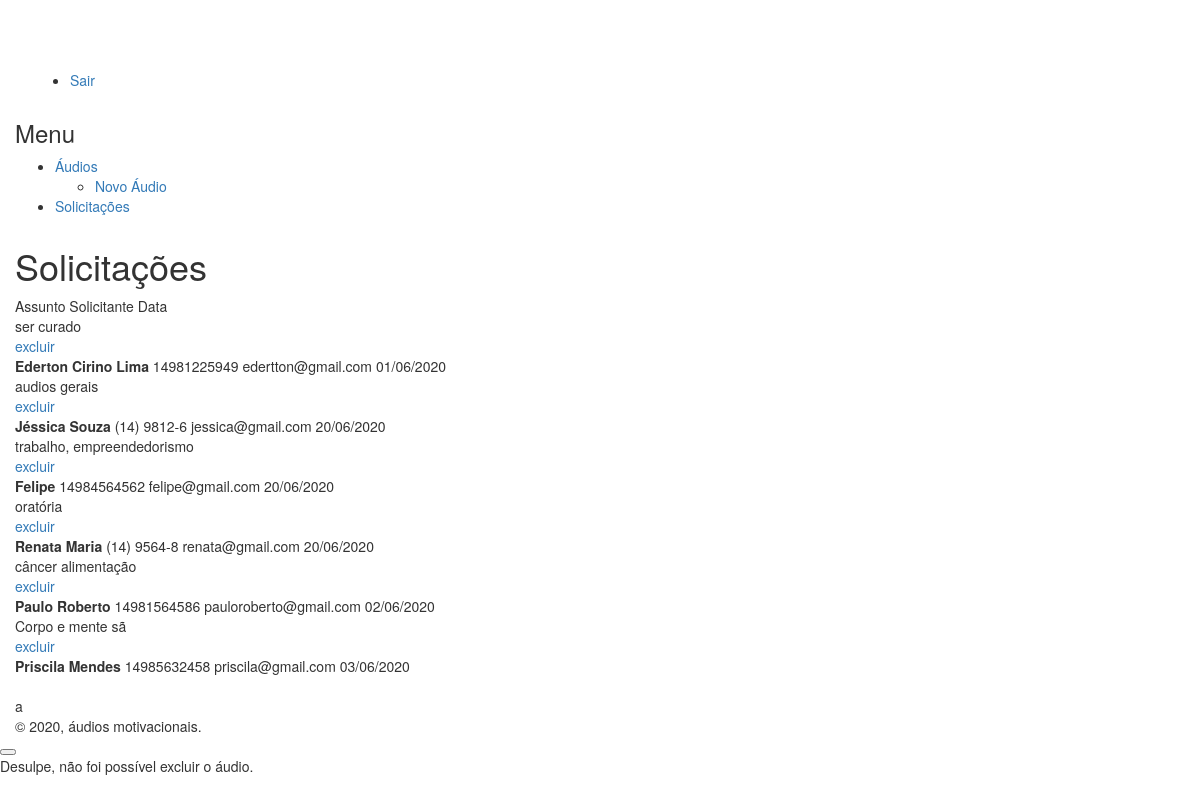
/admin/solicitacoes.php (signed in), run on the app's committed database.
### tables this page shows
CREATE TABLE `solicitacoes` (
  `id` int(11) NOT NULL,
  `assunto` varchar(300) NOT NULL,
  `nome` varchar(300) NOT NULL,
  `telefone` varchar(11) NOT NULL,
  `email` varchar(300) NOT NULL,
  `data` date NOT NULL,
  `status` int(11) NOT NULL
);

### admin/sql/function.php (called while the page is built, shortened)
<?php
	include 'login_db.php';
	function get_post($query){
		global $mysqli;
		$result = $mysqli->query($query);
		if(mysqli_num_rows($result)){
			$result = $mysqli->query($query);
			while ($row = $result->fetch_object()){
				$posts[] = $row;
				}
			return $posts;
		}else{
			return false;
		}
	}
?>

### admin/solicitacoes.php (the view, shortened to what this page needs)
<?php
	include 'config/function.php';
	include 'config/head.php';
	include 'sql/function.php';
?>
<?php get_header(); ?>
<section class="box-content admin">
	<div class="container">
		<div class="row">
			<div class="col-3 sidebar">
				<div class="container-sidebar">
					<div class="box-sidebar bg-cor1">
						<?php include 'include/menu.php'; ?>
					</div>
				</div>
			</div>
			<div class="col-9">
				<div class="content-admin">
					<div class="header-admin">
						<div class="col-6"><h1>Solicitações</h1></div>
					</div>
					<div class="table">
						<div class="item-table tit-table">
							<span>Assunto</span>
							<span class="dados-user">Solicitante</span>
							<span class="data">Data</span>
						</div>
						<?php
							$query = "SELECT * FROM `solicitacoes` ORDER BY `status` DESC, `data` ASC";
							$posts = get_post($query);
							foreach ($posts as $row => $post) {
								if($post->status){
									$classOff = '';
								}else{
									$classOff = 'off';
								} ?>
								<div class="item-table <?php echo $classOff; ?>" id="post_<?php echo $post->id; ?>">
									<span class="box-titulo">
										<span class="titulo">
											<?php echo $post->assunto; ?>
										</span>
										<div class="links links-small">
											<a href="javascript:" title="excluir" class="excluir" data-id="<?php echo $post->id; ?>">excluir</a>
										</div>
									</span>
									<span class="dados-user">
										<span><strong><?php echo $post->nome; ?></strong></span>
										<span><?php echo $post->telefone; ?></span>
										<span><?php echo $post->email; ?></span>
									</span>
									<span class="data"><?php the_data($post->data); ?></span>
								</div>
							<?php }
 						?>
					</div>
				</div>
			</div>
		</div>
	</div>
</section>

### admin/config/function.php (shortened to what this page needs)
<?php
	function get_header(){
		include './include/header.php';
	}
	function get_footer(){
		include './include/footer.php';
	}
	function body_class(){
		global $page, $template;
		$class = $page . ' ' . $template;
		echo 'class="' . $class . '"';
	}
	function the_data($data){
		$data = date_create($data);
		echo $data->format('d/m/Y');
	}
?>

### data on the page
solicitacoes: assunto "ser curado", nome "Ederton Cirino Lima", telefone "14981225949", email "edertton@gmail.com", data "01/06/2020"
solicitacoes: assunto "audios gerais", nome "Jéssica Souza", telefone "(14) 9812-6", email "jessica@gmail.com", data "20/06/2020"
solicitacoes: assunto "trabalho, empreendedorismo", nome "Felipe", telefone "14984564562", email "felipe@gmail.com", data "20/06/2020"
solicitacoes: assunto "oratória", nome "Renata Maria", telefone "(14) 9564-8", email "renata@gmail.com", data "20/06/2020"
solicitacoes: assunto "câncer alimentação", nome "Paulo Roberto", telefone "14981564586", email "pauloroberto@gmail.com", data "02/06/2020"
solicitacoes: assunto "Corpo e mente sã", nome "Priscila Mendes", telefone "14985632458", email "priscila@gmail.com", data "03/06/2020"
